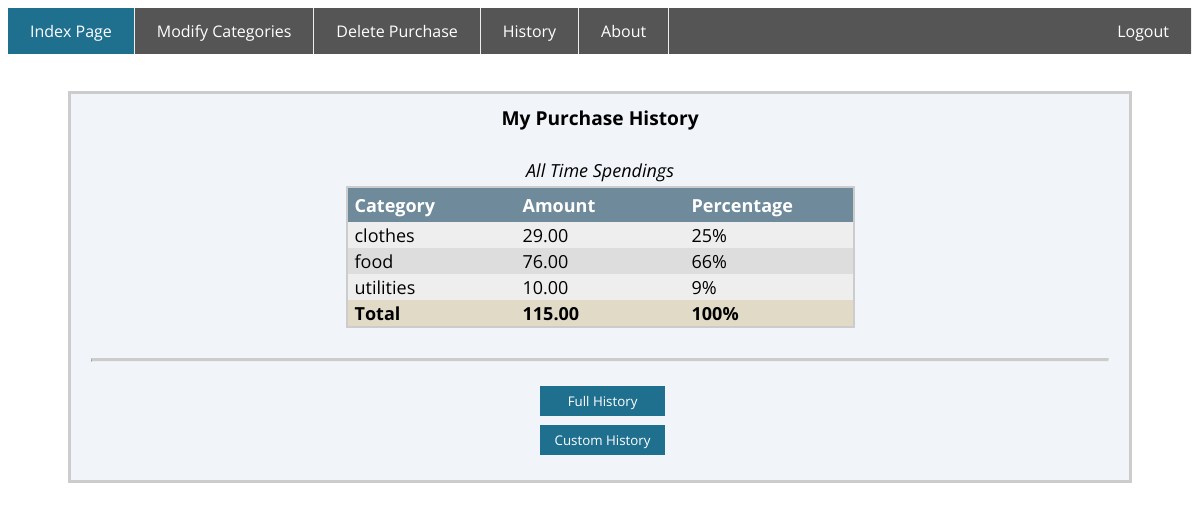
The app's page /history (signed in) with its own data.
### tables this page shows
CREATE TABLE purchases (
id INTEGER PRIMARY KEY ASC,
name TEXT,
category TEXT NOT NULL,
price FLOAT(2) NOT NULL,
date DATETIME NOT NULL,
user_id INTEGER NOT NULL,
FOREIGN KEY (user_id) REFERENCES users(id)
);

### app.py (the view, shortened to what this page needs)
@app.route("/history", methods=["GET", "POST"])
@login_required
def history():
    categories = db.execute("SELECT category FROM categories WHERE user_id IS NULL OR user_id = :user_id", user_id=session["user_id"])
    stats = db.execute("SELECT category, SUM(price) AS sum, ROUND(SUM(price) * 100 / (SELECT SUM(price) FROM purchases WHERE user_id = :user_id)) AS percentage FROM purchases WHERE user_id = :user_id GROUP BY category", user_id=session["user_id"])
    total_sum = sum(item["sum"] for item in stats)
    if request.method == "GET":
        return render_template("history.html", categories=categories, stats=stats, total_sum=total_sum)

### app.py (called while the page is built)
@app.after_request
def after_request(response):
    response.headers["Cache-Control"] = "no-cache, no-store, must-revalidate"
    response.headers["Expires"] = 0
    response.headers["Pragma"] = "no-cache"
    return response

### functions.py (called while the page is built)
def login_required(f):
    @wraps(f)
    def decorated_function(*args, **kwargs):
        if session.get("user_id") is None:
            return redirect("/login")
        return f(*args, **kwargs)
    return decorated_function

### templates/history.html (shortened to what this page needs)
{% extends "layout.html" %}
{% block main %}
    <div class="history-page">
        <header>My Purchase History</header>
        {% if stats %}
            <table class="stats">
                    <caption>All Time Spendings</caption>
                    <tr>
                        <th>Category</th>
                        <th>Amount</th>
                        <th>Percentage</th>
                    </tr>
                    {% for item in stats %}
                        <tr>
                            <td>{{ item["category"] }}</td>
                            <td>{{ "%.2f"|format(item["sum"]) }}</td>
                            <td>{{ item["percentage"]|int }}%</td>
                        </tr>
                    {% endfor %}
                    <tr>
                        <td>Total</td>
                        <td>{{ "%.2f"|format(total_sum) }}</td>
                        <td>100%</td>
                    </tr>
                </table>
            {% endif %}
        <hr class="hr">
        <div id="custom-div">
            <form action="/history" method="post">
                <button type="submit" id="full-button" name="full" value="full">Full History</button>
            </form>
            <button id="custom-button" onclick="show_form();">Custom History</button>
        </div>
    </div>
{% endblock %}

### static/styles.css (style rules this page uses)
body { font-family: "Open Sans"; }
header { text-align: center; font-size: larger; font-weight: bold; height: 30px; }
.hr { margin: 30px 0px 10px 0px; border-top: 3px solid #ccc; }
button { background-color: #1f6f8f; color: white; padding: 6px 15px; margin: 4px 0px 0px 5px; border: none; cursor: pointer; font-family: "Open Sans"; }
.history-page { overflow: hidden; text-align: center; border: 3px solid #ccc; background-color: #f1f5f9; margin: 5px 60px 0px 60px; padding: 10px 20px 20px 20px; }
.stats { table-layout: fixed; font-size: large; width: 50%; border-collapse: collapse; border: 2px solid #ccc; background-color: #ddd; margin: 20px auto; }
.stats caption, .purchases caption { font-style: italic; padding: 4px; }
.stats th { background-color: #6f8a9b; padding: 5px 0 5px 7px; text-align: left; color: white; }
.stats td { text-align: left; padding-left: 7px; }
.stats tr:nth-child(even) { background-color: #eee; }
.stats tr:last-child { font-weight: bold; background-color: #e1dac7; }
#custom-div { text-align: center; width: 30%; margin: auto; }
#custom-div form, div { padding: 5px; }
#full-button { padding-left: 28px; padding-right: 28px; }

### records on screen
purchases: category "clothes", sum "29.00", percentage "25"
purchases: category "utilities", sum "10.00", percentage "9"

### other values on screen
{{ item["category"] }} "food"
{{ "%.2f"|format(item["sum"]) }} "76.00"
{{ item["percentage"]|int }} "66"
{{ "%.2f"|format(total_sum) }} "115.00"
